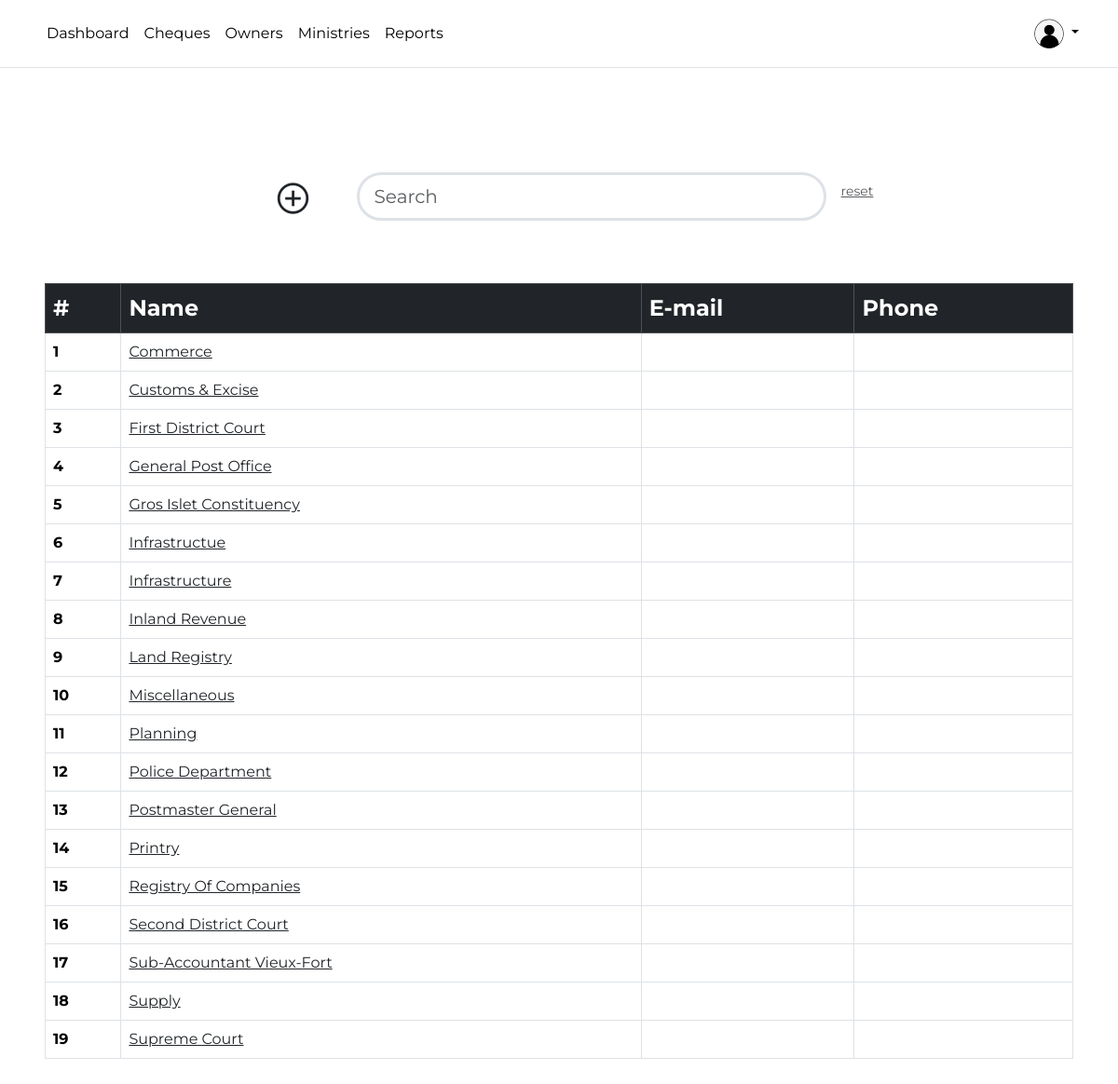
Page /ministries/ (signed in) on the committed database.
### cheques/models.py (models this page shows, shortened)
class Ministry(models.Model):
    name = models.CharField(max_length=255)
    email = models.EmailField(blank=True)
    phone = models.CharField(max_length=255, blank=True)
    created_at = models.DateTimeField(auto_now_add=True)
    updated_at = models.DateTimeField(auto_now=True)
    class Meta:
        ordering = ["name"]
        verbose_name_plural = "Ministries"

### cheques/views.py (the view)
# urls.py: path("ministries/", MinistryListView.as_view(), name="ministry-list"),
class MinistryListView(LoginRequiredMixin, ListView):
    model = Ministry
    def get_queryset(self):
        query = self.request.GET.get("ministries")
        if query:
            return Ministry.objects.filter(
                Q(name__icontains=query)
                | Q(email__icontains=query)
                | Q(phone__icontains=query)
            ).distinct()
        else:
            return Ministry.objects.all()

### templates/cheques/ministry_list.html (shortened to what this page needs)
{% extends 'base.html' %}
{% load humanize %}
{% load subtract %}
{% block content %}
<div class="p-5">
    <div class="d-flex justify-content-center p-5">
        <div class="mx-5 pt-2">
            <a title="add cheque"
                class="text-decoration-none text-dark"
                href="{% url 'ministry-create' %}">
                <span class="material-symbols-outlined fs-1">
                </span>
            </a>
        </div>
        <div class="col-lg-6">
            <form action=""
                method="get">
                <input type="search"
                    class="form-control form-control-lg border border-3 rounded-pill"
                    autofocus="autofocus"
                    placeholder="Search"
                    name="ministries"
                    id="cheque_id_id">
            </form>
        </div>
        <div class="mx-3 pt-2">
            <a class="small text-muted"
                href="{% url 'ministry-list' %}">reset</a>
        </div>
    </div>
    <table class="mt-3 table table-hover table-bordered">
        <thead>
            <tr class="table-dark fs-4">
                <th scope="col">#</th>
                <th scope="col">Name</th>
                <th scope="col">E-mail</th>
                <th scope="col">Phone</th>
            </tr>
        </thead>
        <tbody>
            {% for ob in object_list %}
            <tr>
                <th scope="row">{{forloop.counter}}</th>
                <td><a class="text-dark"
                        href="{% url 'ministry-detail' ob.pk %}">{{ob.name|title}}</a>
                </td>
                <td>{{ob.email}}</td>
                <td>{{ob.phone}}</td>
            </tr>
            {% endfor %}
        </tbody>
    </table>
</div>
{% endblock content %}

### templates/base.html (style rules this page uses)
html, body { font-family: 'Montserrat', sans-serif; }

### rows in the picture
Ministry: name "Commerce"
Ministry: name "Customs & Excise"
Ministry: name "First District Court"
Ministry: name "General Post Office"
Ministry: name "Gros Islet Constituency"
Ministry: name "Infrastructue"
Ministry: name "Infrastructure"
Ministry: name "Inland Revenue"
Ministry: name "Land Registry"
Ministry: name "Miscellaneous"
Ministry: name "Planning"
Ministry: name "Police Department"
Ministry: name "Postmaster General"
Ministry: name "Printry"
Ministry: name "Registry Of Companies"
Ministry: name "Second District Court"
Ministry: name "Sub-Accountant Vieux-Fort"
Ministry: name "Supply"
Ministry: name "Supreme Court"
